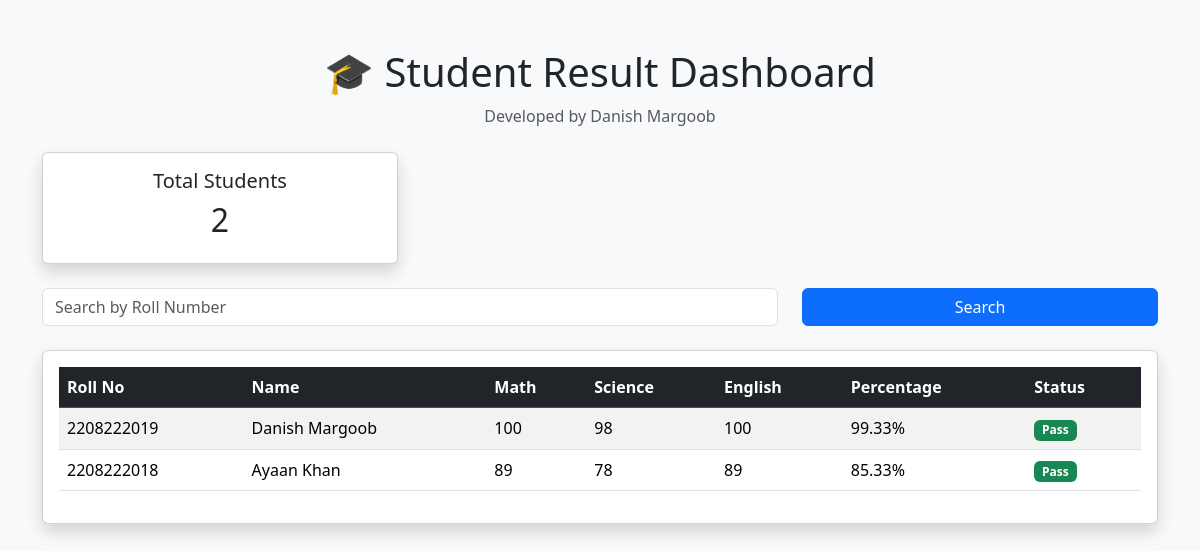
The page / on the database its author committed.
### result/models.py (models this page shows, shortened)
class Result(models.Model):
    student = models.ForeignKey(Student, on_delete=models.CASCADE)
    math = models.IntegerField()
    science = models.IntegerField()
    english = models.IntegerField()
    def percentage(self):
        return (self.math + self.science + self.english) / 3
    def status(self):
        avg = self.percentage()
        return "Pass" if avg >= 40 else "Fail"

class Student(models.Model):
    name = models.CharField(max_length=100)
    roll_no = models.IntegerField(unique=True)

### result/views.py (the view)
# urls.py: path('', views.home, name='home'),
def home(request):
    results = Result.objects.all()
    roll_no = request.GET.get('roll_no')
    if roll_no:
        results = results.filter(student__roll_no=roll_no)
    total_students = results.count()
    context = {
        'results': results,
        'total_students': total_students
    }
    return render(request, 'home.html', context)

### result/templates/home.html (shortened to what this page needs)
<!DOCTYPE html>
<html lang="en">
<head>
    <link href="https://cdn.jsdelivr.net/npm/bootstrap@5.3.3/dist/css/bootstrap.min.css" rel="stylesheet">
</head>
<body class="bg-light">
<div class="container mt-5">
    <div class="text-center mb-4">
        <h1>🎓 Student Result Dashboard</h1>
        <p class="text-muted">Developed by Danish Margoob</p>
    </div>
    <div class="row mb-4">
        <div class="col-md-4">
            <div class="card shadow text-center">
                <div class="card-body">
                    <h5>Total Students</h5>
                    <h2>{{ total_students }}</h2>
                </div>
            </div>
        </div>
    </div>
    <form method="GET" class="mb-4">
        <div class="row">
            <div class="col-md-8">
                <input
                    type="text"
                    name="roll_no"
                    class="form-control"
                    placeholder="Search by Roll Number">
            </div>
            <div class="col-md-4">
                <button class="btn btn-primary w-100">
                    Search
                </button>
            </div>
        </div>
    </form>
    <div class="card shadow">
        <div class="card-body">
            <table class="table table-striped table-hover">
                <thead class="table-dark">
                    <tr>
                        <th>Roll No</th>
                        <th>Name</th>
                        <th>Math</th>
                        <th>Science</th>
                        <th>English</th>
                        <th>Percentage</th>
                        <th>Status</th>
                    </tr>
                </thead>
                <tbody>
                {% for result in results %}
                    <tr>
                        <td>{{ result.student.roll_no }}</td>
                        <td>{{ result.student.name }}</td>
                        <td>{{ result.math }}</td>
                        <td>{{ result.science }}</td>
                        <td>{{ result.english }}</td>
                        <td>{{ result.percentage|floatformat:2 }}%</td>
                        <td>
                            {% if result.status == "Pass" %}
                                <span class="badge bg-success">
                                    Pass
                                </span>
                            {% else %}
                                <span class="badge bg-danger">
                                    Fail
                                </span>
                            {% endif %}
                        </td>
                    </tr>
                {% empty %}
                    <tr>
                        <td colspan="7" class="text-center">
                            No Student Found
                        </td>
                    </tr>
                {% endfor %}
                </tbody>
            </table>
        </div>
    </div>
</div>
</body>
</html>

### rows shown on the page
Result: student.roll_no "2208222019", student.name "Danish Margoob", math "100", science "98", english "100", percentage "99.33", shows "Pass"
Result: student.roll_no "2208222018", student.name "Ayaan Khan", math "89", science "78", english "89", percentage "85.33", shows "Pass"

### other values the page prints
{{ total_students }} "2"
